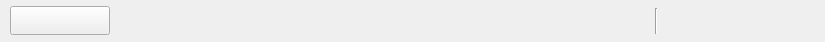
       <widget class="QWidget" name="widget_classroomTitle" native="true">
        <property name="minimumSize">
         <size>
          <width>0</width>
          <height>42</height>
         </size>
        </property>
        <property name="maximumSize">
         <size>
          <width>16777215</width>
          <height>42</height>
         </size>
        </property>
        <layout class="QHBoxLayout" name="horizontalLayout_classroomTitleBar">
         <property name="spacing">
          <number>0</number>
         </property>
         <property name="leftMargin">
          <number>10</number>
         </property>
         <property name="topMargin">
          <number>0</number>
         </property>
         <property name="rightMargin">
          <number>0</number>
         </property>
         <property name="bottomMargin">
          <number>0</number>
         </property>
         <item>
          <widget class="QPushButton" name="pushButton_title">
           <property name="minimumSize">
            <size>
             <width>100</width>
             <height>29</height>
            </size>
           </property>
           <property name="maximumSize">
            <size>
             <width>100</width>
             <height>29</height>
            </size>
           </property>
           <property name="toolTip">
            <string>classRoomSetting</string>
           </property>
           <property name="text">
            <string/>
           </property>
          </widget>
         </item>
         <item>
          <widget class="QLabel" name="label_titleLabel">
           <property name="sizePolicy">
            <sizepolicy hsizetype="Expanding" vsizetype="Expanding">
             <horstretch>0</horstretch>
             <verstretch>0</verstretch>
            </sizepolicy>
           </property>
           <property name="minimumSize">
            <size>
             <width>20</width>
             <height>30</height>
            </size>
           </property>
           <property name="maximumSize">
            <size>
             <width>20</width>
             <height>30</height>
            </size>
           </property>
           <property name="text">
            <string/>
           </property>
          </widget>
         </item>
         <item>
          <widget class="QLabel" name="label_classroomTitle">
           <property name="sizePolicy">
            <sizepolicy hsizetype="Expanding" vsizetype="Expanding">
             <horstretch>0</horstretch>
             <verstretch>0</verstretch>
            </sizepolicy>
           </property>
           <property name="minimumSize">
            <size>
             <width>0</width>
             <height>42</height>
            </size>
           </property>
           <property name="maximumSize">
            <size>
             <width>9999</width>
             <height>42</height>
            </size>
           </property>
           <property name="text">
            <string/>
           </property>
          </widget>
         </item>
         <item>
          <widget class="GifIconPushButton" name="gifIconPushButton_recordStart" native="true">
           <property name="minimumSize">
            <size>
             <width>60</width>
             <height>42</height>
            </size>
           </property>
           <property name="maximumSize">
            <size>
             <width>60</width>
             <height>42</height>
            </size>
           </property>
           <property name="toolTip">
            <string>record</string>
           </property>
           <property name="text" stdset="0">
            <string/>
           </property>
          </widget>
         </item>
         <item>
          <widget class="GifIconPushButton" name="gifIconPushButton_recordStop" native="true">
           <property name="minimumSize">
            <size>
             <width>60</width>
             <height>42</height>
            </size>
           </property>
           <property name="maximumSize">
            <size>
             <width>60</width>
             <height>42</height>
            </size>
           </property>
           <property name="toolTip">
            <string>stopRecord</string>
           </property>
           <property name="text" stdset="0">
            <string/>
           </property>
          </widget>
         </item>
         <item>
          <spacer name="horizontalSpacer_3">
           <property name="orientation">
            <enum>Qt::Horizontal</enum>
           </property>
           <property name="sizeType">
            <enum>QSizePolicy::Fixed</enum>
           </property>
           <property name="sizeHint" stdset="0">
            <size>
             <width>100</width>
             <height>20</height>
            </size>
           </property>
          </spacer>
         </item>
         <item>
          <widget class="MaskLabel" name="label_userpic2">
           <property name="minimumSize">
            <size>
             <width>30</width>
             <height>0</height>
            </size>
           </property>
           <property name="maximumSize">
            <size>
             <width>30</width>
             <height>30</height>
            </size>
           </property>
           <property name="text">
            <string/>
           </property>
          </widget>
         </item>
         <item>
          <widget class="QLabel" name="label_time">
           <property name="minimumSize">
            <size>
             <width>100</width>
             <height>0</height>
            </size>
           </property>
           <property name="text">
            <string/>
           </property>
           <property name="alignment">
            <set>Qt::AlignCenter</set>
           </property>
           <property name="margin">
            <number>0</number>
           </property>
           <property name="indent">
            <number>-1</number>
           </property>
          </widget>
         </item>
         <item>
          <widget class="GifIconPushButton" name="gifIconPushButton_classBegin" native="true">
           <property name="minimumSize">
            <size>
             <width>42</width>
             <height>42</height>
            </size>
           </property>
           <property name="maximumSize">
            <size>
             <width>42</width>
             <height>42</height>
            </size>
           </property>
           <property name="toolTip">
            <string>classBegin</string>
           </property>
           <property name="text" stdset="0">
            <string/>
           </property>
          </widget>
         </item>
         <item>
          <widget class="GifIconPushButton" name="gifIconPushButton_classOver" native="true">
           <property name="minimumSize">
            <size>
             <width>42</width>
             <height>42</height>
            </size>
           </property>
           <property name="maximumSize">
            <size>
             <width>42</width>
             <height>42</height>
            </size>
           </property>
           <property name="toolTip">
            <string>classOver</string>
           </property>
           <property name="text" stdset="0">
            <string/>
           </property>
          </widget>
         </item>
         <item>
          <widget class="GifIconPushButton" name="gifIconPushButton_lock" native="true">
           <property name="minimumSize">
            <size>
             <width>42</width>
             <height>42</height>
            </size>
           </property>
           <property name="maximumSize">
            <size>
             <width>42</width>
             <height>42</height>
            </size>
           </property>
           <property name="toolTip">
            <string>unlockClass</string>
           </property>
           <property name="text" stdset="0">
            <string/>
           </property>
          </widget>
         </item>
         <item>
          <widget class="GifIconPushButton" name="gifIconPushButton_unlock" native="true">
           <property name="minimumSize">
            <size>
             <width>42</width>
             <height>42</height>
            </size>
           </property>
           <property name="maximumSize">
            <size>
             <width>42</width>
             <height>42</height>
            </size>
           </property>
           <property name="toolTip">
            <string>lockClass</string>
           </property>
           <property name="text" stdset="0">
            <string/>
           </property>
          </widget>
         </item>
         <item>
          <widget class="Line" name="line_classroom">
           <property name="minimumSize">
            <size>
             <width>2</width>
             <height>26</height>
            </size>
           </property>
           <property name="maximumSize">
            <size>
             <width>2</width>
             <height>26</height>
            </size>
           </property>
           <property name="orientation">
            <enum>Qt::Vertical</enum>
           </property>
          </widget>
         </item>
         <item>
          <widget class="GifIconPushButton" name="gifIconpushButton_showSettingDlg" native="true">
           <property name="minimumSize">
            <size>
             <width>42</width>
             <height>42</height>
            </size>
           </property>
           <property name="maximumSize">
            <size>
             <width>42</width>
             <height>16777215</height>
            </size>
           </property>
           <property name="toolTip">
            <string>showSettingDialog</string>
           </property>
           <property name="text" stdset="0">
            <string/>
           </property>
          </widget>
         </item>
         <item>
          <widget class="GifIconPushButton" name="gifIconpushButton_minSize" native="true">
           <property name="minimumSize">
            <size>
             <width>42</width>
             <height>42</height>
            </size>
           </property>
           <property name="maximumSize">
            <size>
             <width>42</width>
             <height>16777215</height>
            </size>
           </property>
           <property name="toolTip">
            <string>minSize</string>
           </property>
           <property name="text" stdset="0">
            <string/>
           </property>
          </widget>
         </item>
         <item>
          <widget class="GifIconPushButton" name="gifIconpushButton_max_normalSize" native="true">
           <property name="minimumSize">
            <size>
             <width>42</width>
             <height>42</height>
            </size>
           </property>
           <property name="maximumSize">
            <size>
             <width>42</width>
             <height>16777215</height>
            </size>
           </property>
           <property name="toolTip">
            <string>maxSize</string>
           </property>
           <property name="text" stdset="0">
            <string/>
           </property>
          </widget>
         </item>
         <item>
          <widget class="GifIconPushButton" name="gifIconPushButton_close" native="true">
           <property name="sizePolicy">
            <sizepolicy hsizetype="Minimum" vsizetype="Fixed">
             <horstretch>0</horstretch>
             <verstretch>0</verstretch>
            </sizepolicy>
           </property>
           <property name="minimumSize">
            <size>
             <width>42</width>
             <height>42</height>
            </size>
           </property>
           <property name="maximumSize">
            <size>
             <width>42</width>
             <height>16777215</height>
            </size>
           </property>
           <property name="toolTip">
            <string>close</string>
           </property>
           <property name="text" stdset="0">
            <string/>
           </property>
          </widget>
         </item>
        </layout>
       </widget>
